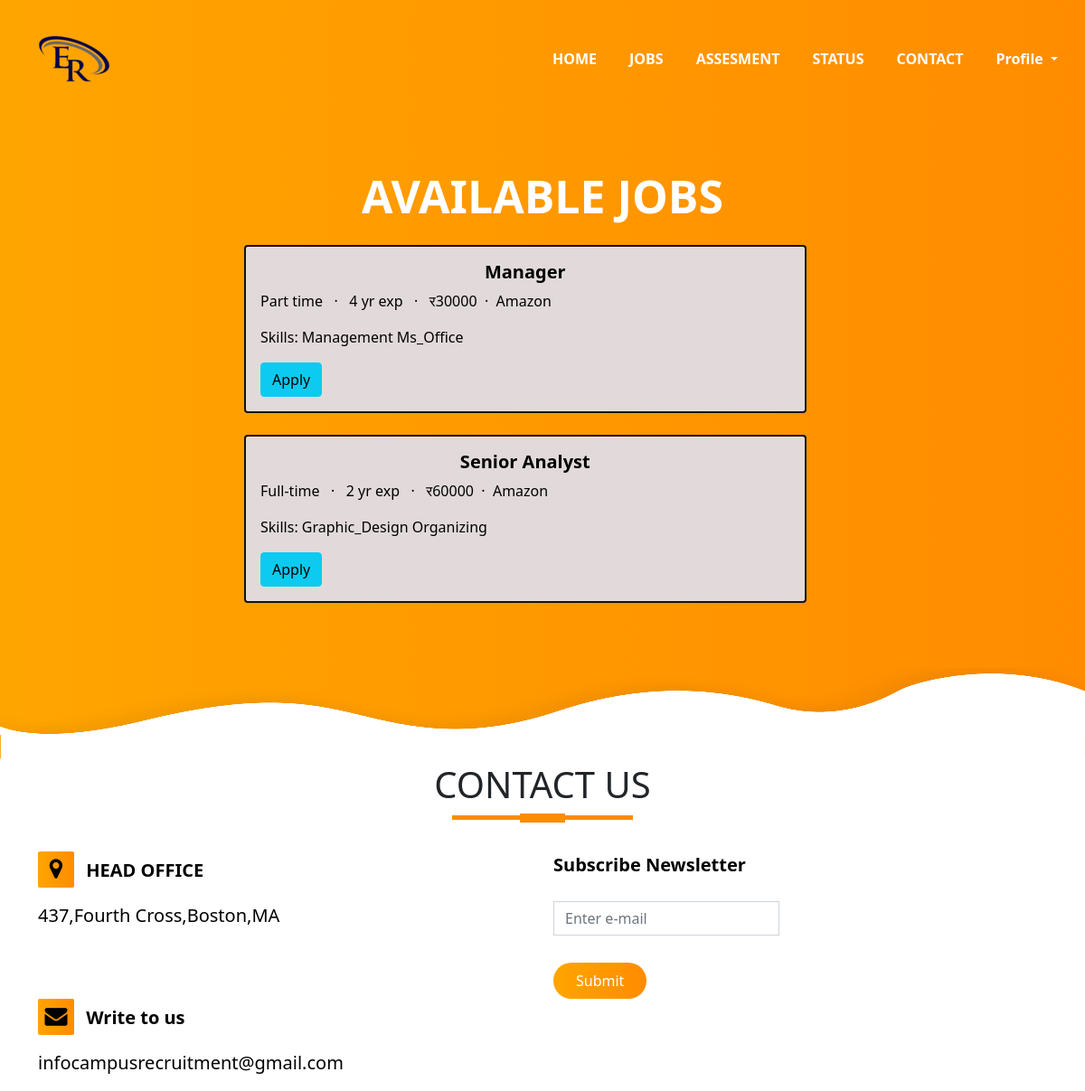
Screenshot of /view_job (signed in) with the database file from the repository.
### app.py (models this page shows)
class Job(db.Model):
    __tablename__ = 'job'
    id = db.Column(db.Integer,primary_key=True)
    job_role = db.Column(db.String(50),nullable=False)
    job_des = db.Column(db.String(50),nullable=False)
    date_created = db.Column(db.DateTime, default=datetime.utcnow)
    last_date = db.Column(db.Integer)
    skills_required = db.Column(db.String(100),nullable=False)
    experience = db.Column(db.Integer)
    salary = db.Column(db.Integer)
    company_id = db.Column(db.Integer, db.ForeignKey('company.id'),nullable=False)
    status= db.Column(db.Integer)

class Company(db.Model):
    __tablename__ = 'company'
    id = db.Column(db.Integer,primary_key=True)
    Name = db.Column(db.String(50),nullable=False)
    Password = db.Column(db.String(50),nullable=False)
    Email_id = db.Column(db.String(200),nullable=False)
    Address = db.Column(db.String(30))
    Emp_name = db.Column(db.String(50),nullable=False)
    des= db.Column(db.String(500),nullable=False)
    Jobs = db.relationship('Job', backref='company', lazy=True)

### app.py (the view, shortened to what this page needs)
@app.route('/student/view_job',methods=['POST', 'GET'])
@app.route('/view_job',methods=['POST', 'GET'])
def view_job():
    d = connect_db()
    query="SELECT * from job WHERE id NOT IN (SELECT job_id from applied where user_id='"+str(g.user)+"') AND status is NULL"
    cur = d.execute(query)
    job = [dict( id=row[0],Role=row[1],des=row[2].strip(),date=row[3],l_date=row[4],skills=row[5],exp=row[6],sal=row[7],cid=row[8],button=1) for row in cur.fetchall()]
    query="select id,Name,Email_id from company"
    cur = d.execute(query)
    company = [dict( id=row[0],Name=row[1],Email=row[2]) for row in cur.fetchall()]
    d.close()
    for i in job:
        for j in company:
            if(i['cid']==j['id']):
                i['cid']=j['Name']
    return render_template('view_job.html',job=job)

### app.py (called while the page is built)
def connect_db():
    return sqlite3.connect('recsys.db')

@app.before_request
def before_request():
    if 'username' in session:
        g.user = session['username']

### templates/view_job.html (shortened to what this page needs)
<!DOCTYPE html>
<html lang="en">
<head>
    <link rel="stylesheet" href="{{url_for('static',filename='style.css')}}">
    <link href="https://cdn.jsdelivr.net/npm/bootstrap@5.0.0-beta3/dist/css/bootstrap.min.css" rel="stylesheet">
    <link rel="stylesheet" href="https://stackpath.bootstrapcdn.com/font-awesome/4.7.0/css/font-awesome.min.css">
</head>
<body>
    <section id="nav-bar">
        <nav class="navbar navbar-expand-lg navbar-light ">
            <div class="container-fluid">
               <a class="navbar-brand" href="{{url_for('student')}}"><img src="{{url_for('static',filename='logo1.png')}}"></a>
              <div class="collapse navbar-collapse" id="navbarNav">
                <ul class="navbar-nav ms-auto">
                  <li class="nav-item">
                    <a class="nav-link"  href="{{url_for('student')}}">HOME</a>
                  </li>
                  <li class="nav-item">
                    <a class="nav-link" href="{{url_for('view_job')}}">JOBS</a>
                  </li>
                  <li class="nav-item">
                    <a class="nav-link" href="{{url_for('assessment_main')}}">ASSESMENT</a>
                  </li>
                  <li class="nav-item">
                    <a class="nav-link " href="{{url_for('status')}}" >STATUS</a>
                  </li>
                  <li class="nav-item">
                    <a class="nav-link " href="#contact" >CONTACT</a>
                  </li>
                  <li class="nav-item dropdown glyphicon glyphicon-user">
                    <a class="nav-link dropdown-toggle glyphicon glyphicon-user" href="#" id="navbarDropdownMenuLink" role="button" data-bs-toggle="dropdown" aria-expanded="false">
                      Profile
                    </a>
                  </li>
              </div>
        </div>
          </nav>
    </section>
<section id="banner" style="padding-top: 10px;">
  <center>
    <p class="promo-title " >
      AVAILABLE JOBS
    </p>
  </center>
  <div class="container" style="padding-left: 20%;">
          {% for item in job %}
          <div class="card" style=" width: 70%; background-color: #e2dada; border: 2px solid rgb(20, 19, 19); color: #000;">
            <div class="card-body" >
              <h5 class="card-title" style="font-weight:700; text-align: center;">{{ item['Role'] }}</h5>
              <p class="card-text" style="font-size: 0.8em;">{{ item['des'] }} &nbsp; &#183; &nbsp; {{ item['exp'] }} yr exp &nbsp; &#183; &nbsp; &#2352;{{ item['sal'] }}&nbsp; &#183; &nbsp;{{ item['cid'] }}</p>
              <p class="card-text" style="font-size: 0.8em; font-weight:450;">Skills: {{ item['skills'] }}</p>
              {% if item['button'] %}
        <form method="post" action="/view_job">
         <button class="btn btn-outline btn-info" name="button" value="{{item.id}}"  >Apply</button>
        </form>
        {%endif%}
            </div>
          </div>
          <br>
          {% endfor %}
        <br><br>
  </div>
    <img src="{{url_for('static',filename='wave.png')}}" class="bottom-img">
</section>
<section id="contact">
  <div class="container">
      <h1 class="title text-center">CONTACT US</h1>
      <div class="row ">
     <div class="col-md-6 contact-box">
         <p><i class="fa fa-map-marker" aria-hidden="true"></i><b> HEAD OFFICE</b></p>
         <p>437,Fourth Cross,Boston,MA</p>
     </div>
     <div class="col-md-6 contact-box">
      <p><b> Subscribe Newsletter</b></p>
      <input type="email" class="form-control" placeholder="Enter e-mail">
     <br> <button type="button" class="btn btn-primary">Submit</button>
  </div>
     <div class="col-md-6 contact-box">
      <p><i class="fa fa-envelope" aria-hidden="true"></i></i><b> Write to us </b></p>
      <p>infocampusrecruitment@gmail.com</p>
  </div>
</div>
</section>
</body>
</html>

### static/style.css (style rules this page uses)
* { margin: 0; padding: 0; }
body { font-family: sans-serif; }
#nav-bar { position: sticky; top: 0; z-index: 10; }
.navbar { background-image: linear-gradient(to right, #ffa500, #ff8c00); padding: 0 !important; }
.navbar-nav li { padding: 0 10px; }
.navbar-nav li a { color: #fff !important; font-weight: 600; float: right; text-align: left; }
#banner { background-image: linear-gradient(to right, #ffa500, #ff8c00); color: #fff; padding: top 5%; }
.promo-title { font-size: 40px; font-weight: 600; margin-top: 100px; }
.bottom-img { height: 70px; width: 100%; }
.title::before { content: ''; background: #ff8c00; height: 5px; width: 200px; margin-left: auto; margin-right: auto; display: block; transform: translateY(63px); }
.title::after { content: ''; background: #ff8c00; height: 10px; width: 50px; margin-left: auto; margin-right: auto; margin-bottom: 40px; display: block; transform: translateY(8px); }
.contact-box { color: black; padding: auto; font-size: 20px; }
.contact-box .fa { margin-right: 8px; font-size: 25px; height: 40px; width: 40px; text-align: center; padding-top: 7px; border-radius: 2px; background-image: linear-gradient(to right, #ffa500, #ff8c00); }
.contact-box .form-control { border-radius: 0; margin-top: 25px; max-width: 250px; }

### templates/view_job.html (style rules this page uses)
.btn-primary { box-shadow: none; padding-left: 20px; padding: 8px 25px; border: none; border-radius: 20px; background-image: linear-gradient(to right, #ffa500, #ff8c00); }
.bottom-img { height: 100px; width: 100%; }
.promo-title { font-size: 50px; font-weight: 800; margin-top: 40px; }
.card { font-size: 20px; }

### rows the page displays
Job: Role "Manager", des "Part time", exp "4", sal "30000", cid "Amazon", skills "Management Ms_Office", {{ item.id }} 14 (drawn)
Job: Role "Senior Analyst", des "Full-time", exp "2", sal "60000", cid "Amazon", skills "Graphic_Design Organizing", {{ item.id }} 15 (drawn)
